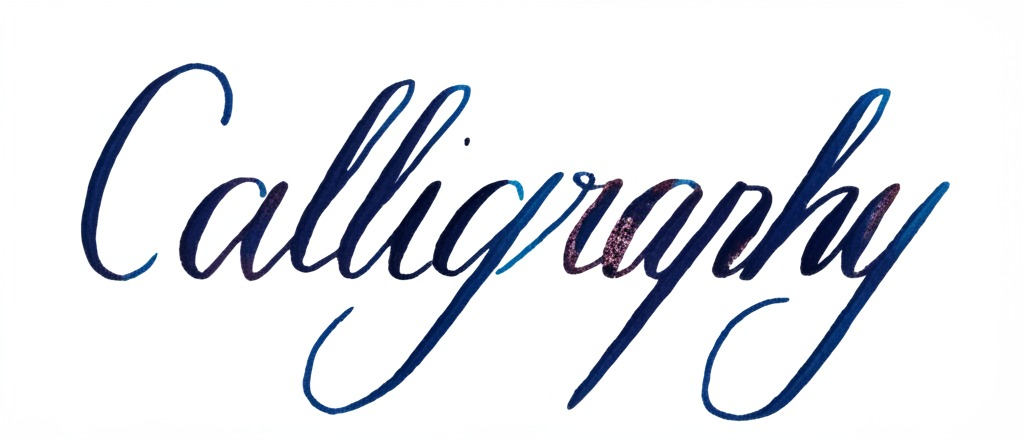
#> input picture backend/atest/calligraphic.png, 1024 x 440 px, found by its file name
$ python Smooth_Curves.py
#> lines starting #> are read from the running program, lines starting #| are printed output that depends on the picture; after the words box and inside, x2 and y2 are one past the last pixel; in counts of white or black regions, pixels touching at a corner belong together
import cv2
import numpy as np
import matplotlib.pyplot as plt
from skimage.morphology import skeletonize
import scipy.interpolate as si
import base64
from io import BytesIO


class StrokeSmoothnessAnalyzer:
    """
    Analyzes the smoothness characteristics of strokes in an image using
    fixed internal parameters. Does not generate runtime warnings.
    """
    def __init__(self, image_input, is_base64=True):
        """Initializes the analyzer by loading the original color image."""
#> called with is_base64 = False
        self.img_color = None
        self.original_height = 0
        self.original_width = 0

        try:
            if is_base64:
                img_data = base64.b64decode(image_input)
                nparr = np.frombuffer(img_data, np.uint8)
                self.img_color = cv2.imdecode(nparr, cv2.IMREAD_COLOR)
                if self.img_color is None:
                    raise ValueError("Could not decode base64 image as color.")
            else:
                self.img_color = cv2.imread(image_input, cv2.IMREAD_COLOR)
#> self.img_color is the input picture: shape (440, 1024, 3); mean B, G, R 234.2, 228.9, 226.8
                if self.img_color is None:
                    # Try decoding as base64 as a fallback if path read fails
                    try:
                        img_data = base64.b64decode(image_input)
                        nparr = np.frombuffer(img_data, np.uint8)
                        self.img_color = cv2.imdecode(nparr, cv2.IMREAD_COLOR)
                        if self.img_color is None:
                            raise ValueError("Input is not a valid path or base64 string.")
                    except Exception as e_inner:
                        raise ValueError(
                            f"Could not read image at path '{image_input}' or decode as base64. Error: {e_inner}")

        except Exception as e:
            # Propagate critical loading errors
            raise ValueError(f"Error loading image: {e}")

        if self.img_color is not None:
            self.original_height, self.original_width = self.img_color.shape[:2]
        else:
            # This case should be caught by exceptions above, but as a failsafe:
            raise ValueError("Image could not be loaded successfully.")

        self._reset_analysis_data()

    def _reset_analysis_data(self):
        """Clears intermediate data from previous analysis runs."""
        self.gray_image = None
        self.binary_image = None
        self.ordered_points = None
        self.spline_data = None
        self.analysis_metrics = {}
        self.analysis_plot_data = {}
        # self.analysis_warnings = [] # Removed

    def preprocess_image(self):
        """
        Applies fixed preprocessing: Grayscale, Gaussian Blur, Simple Thresholding.
        Stores the final binary result (white strokes=255, black background=0)
        in self.binary_image.
        """

        # --- Fixed Preprocessing Parameters ---
        _GAUSSIAN_BLUR_KSIZE = 3
        _THRESH_VALUE = 127
        _THRESH_MAX_VALUE = 255
        _THRESH_TYPE = cv2.THRESH_BINARY_INV
        # --- End Parameters ---

        # 1. Grayscale Conversion
        if len(self.img_color.shape) == 3 and self.img_color.shape[2] == 3:
            gray_image = cv2.cvtColor(self.img_color, cv2.COLOR_BGR2GRAY)
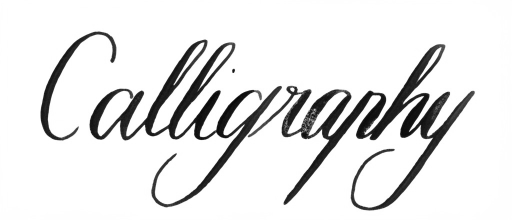
#> gray_image: shape (440, 1024) (shown at 1/2 size); min 3, max 255, mean 228.9
        elif len(self.img_color.shape) == 2:
            gray_image = self.img_color.copy()  # Already grayscale
        else:
            gray_image = cv2.cvtColor(self.img_color, cv2.COLOR_BGRA2GRAY)

        processed = gray_image
        self.gray_image = gray_image

        # 2. Gaussian Blur
        if _GAUSSIAN_BLUR_KSIZE > 1:
            # Ensure kernel size is odd
            ksize = _GAUSSIAN_BLUR_KSIZE if _GAUSSIAN_BLUR_KSIZE % 2 != 0 else _GAUSSIAN_BLUR_KSIZE + 1
            processed = cv2.GaussianBlur(processed, (ksize, ksize), 0)

        # 3. Simple Thresholding
        ret, thresholded_image = cv2.threshold(processed, _THRESH_VALUE, _THRESH_MAX_VALUE, _THRESH_TYPE)
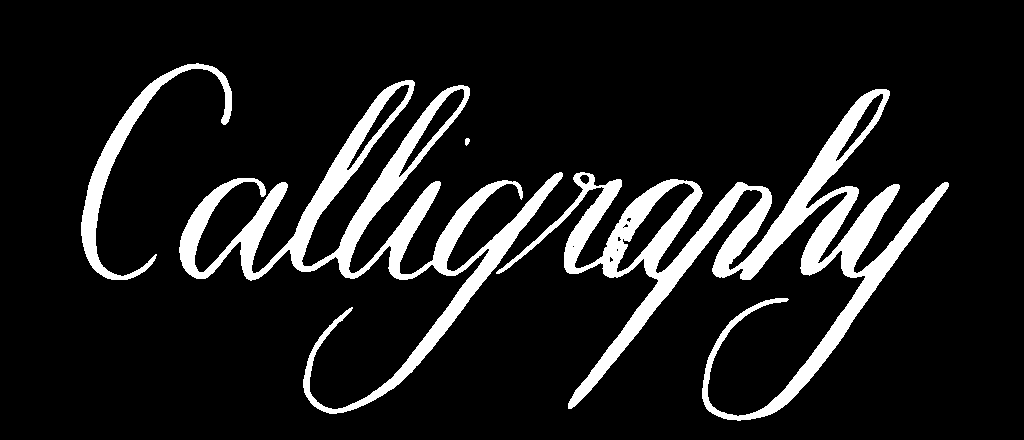
#> thresholded_image: shape (440, 1024); 11.4% white; 4 white regions, box (x1, y1, x2, y2) and area: (496, 89, 949, 421) 26317, (179, 80, 563, 414) 20896, (81, 63, 232, 280) 4072, (465, 138, 470, 146) 30
#> ret = 127
        self.binary_image = thresholded_image

    def _calculate_smoothness_metrics(self):
        """
        Calculates stroke smoothness metrics. Performs skeletonization, sorts points,
        fits spline, and calculates metrics. Returns early with default metrics
        if critical steps fail (e.g., insufficient points, spline error).
        """
        # Fixed parameters for analysis
        min_points_for_spline = 10  # Need at least k+1 points for spline
        spline_degree = 3  # Cubic spline
        spline_smoothing_factor = 0  # Interpolate through points
        spline_interp_factor = 2  # Evaluate spline at 2x ordered points (min 200)

        # Initialize default metrics
        self.analysis_metrics = {
            'avg_abs_angle_change': 0.0, 'angle_change_variance': 0.0,
            'normalized_direction_changes': 0.0, 'stroke_length': 0.0,
            'num_skeleton_points': 0, 'num_ordered_points': 0
        }
        # Initialize plot data structure
        self.analysis_plot_data = {'skeleton_image': None, 'skeleton_points': None,
                                   'ordered_points': None, 'spline_points': None,
                                   'spline_param': None, 'angle_changes': None}

        if self.binary_image is None:
            # Cannot proceed if preprocessing failed or produced no result
            return

        # --- Perform Skeletonization ---
        skeleton_image_uint8 = None  # Define scope
        try:
            binary_bool = self.binary_image > 0
            if not np.any(binary_bool):
                # Image is empty after thresholding, nothing to skeletonize
                return  # Return with default (zero) metrics

            skel_bool = skeletonize(binary_bool)
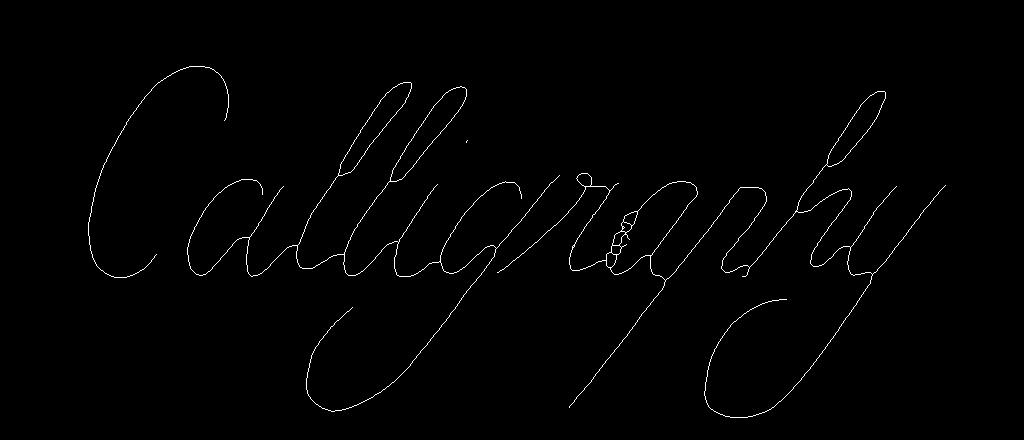
#> skel_bool: shape (440, 1024) bool; 0.9% white in thin lines or dots, all inside (x1, y1, x2, y2) = (88, 66, 946, 418)
            skeleton_image_uint8 = skel_bool.astype(np.uint8) * 255
            self.analysis_plot_data['skeleton_image'] = skeleton_image_uint8
        except Exception:
            # Cannot proceed if skeletonization itself fails unexpectedly
            # print(f"Debug: Skeletonization failed: {e}") # Optional debug print
            return

        # If skeletonization produced an empty image (e.g., input was just noise removed by skeletonize)
        if skeleton_image_uint8 is None or not np.any(skeleton_image_uint8):
            return  # Return with default (zero) metrics

        # 1. Extract Skeleton Points
        ys, xs = np.nonzero(skeleton_image_uint8)
#> ys = 4069 values from 66 to 417; xs = 4069 values, max 945 at index 974, min 88 at index 1766, mean 525.5
#> (the rest of the program and of its run is left out)
